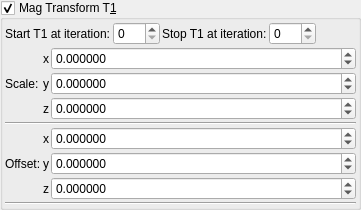
    <widget class="MyGroupBox" name="groupCheck_transf_benesi_T1_enabled">
     <property name="toolTip">
      <string/>
     </property>
     <property name="title">
      <string>Mag Transform T&amp;1</string>
     </property>
     <property name="checkable">
      <bool>true</bool>
     </property>
     <layout class="QVBoxLayout" name="verticalLayout_29" stretch="0,0,0">
      <property name="spacing">
       <number>2</number>
      </property>
      <property name="leftMargin">
       <number>2</number>
      </property>
      <property name="topMargin">
       <number>2</number>
      </property>
      <property name="rightMargin">
       <number>2</number>
      </property>
      <property name="bottomMargin">
       <number>2</number>
      </property>
      <item>
       <layout class="QGridLayout" name="gridLayout_62">
        <property name="spacing">
         <number>2</number>
        </property>
        <item row="1" column="5">
         <spacer name="horizontalSpacer_35">
          <property name="orientation">
           <enum>Qt::Horizontal</enum>
          </property>
          <property name="sizeHint" stdset="0">
           <size>
            <width>40</width>
            <height>20</height>
           </size>
          </property>
         </spacer>
        </item>
        <item row="1" column="2">
         <widget class="QLabel" name="label_247">
          <property name="text">
           <string>Stop T1 at iteration:</string>
          </property>
         </widget>
        </item>
        <item row="1" column="3">
         <widget class="MySpinBox" name="spinboxInt_transf_stop_iterations">
          <property name="sizePolicy">
           <sizepolicy hsizetype="Minimum" vsizetype="Maximum">
            <horstretch>0</horstretch>
            <verstretch>0</verstretch>
           </sizepolicy>
          </property>
          <property name="maximum">
           <number>999</number>
          </property>
         </widget>
        </item>
        <item row="1" column="1">
         <widget class="MySpinBox" name="spinboxInt_transf_start_iterations">
          <property name="sizePolicy">
           <sizepolicy hsizetype="Minimum" vsizetype="Maximum">
            <horstretch>0</horstretch>
            <verstretch>0</verstretch>
           </sizepolicy>
          </property>
          <property name="maximum">
           <number>999</number>
          </property>
         </widget>
        </item>
        <item row="1" column="0">
         <widget class="QLabel" name="label_246">
          <property name="text">
           <string>Start T1 at iteration:</string>
          </property>
         </widget>
        </item>
       </layout>
      </item>
      <item>
       <layout class="QGridLayout" name="gridLayout_63" columnstretch="0,0,1">
        <property name="spacing">
         <number>2</number>
        </property>
        <item row="5" column="0">
         <widget class="QLabel" name="label_259">
          <property name="text">
           <string>Offset:</string>
          </property>
         </widget>
        </item>
        <item row="1" column="1">
         <widget class="QLabel" name="label_129">
          <property name="sizePolicy">
           <sizepolicy hsizetype="Preferred" vsizetype="Preferred">
            <horstretch>0</horstretch>
            <verstretch>0</verstretch>
           </sizepolicy>
          </property>
          <property name="text">
           <string notr="true">y</string>
          </property>
          <property name="alignment">
           <set>Qt::AlignRight|Qt::AlignTrailing|Qt::AlignVCenter</set>
          </property>
         </widget>
        </item>
        <item row="2" column="2">
         <widget class="MyDoubleSpinBox" name="spinbox3_transf_scale3D_222_z">
          <property name="sizePolicy">
           <sizepolicy hsizetype="Minimum" vsizetype="Maximum">
            <horstretch>0</horstretch>
            <verstretch>0</verstretch>
           </sizepolicy>
          </property>
          <property name="prefix">
           <string/>
          </property>
          <property name="suffix">
           <string/>
          </property>
          <property name="decimals">
           <number>6</number>
          </property>
          <property name="minimum">
           <double>-99.989999999999995</double>
          </property>
          <property name="maximum">
           <double>99.989999999999995</double>
          </property>
          <property name="singleStep">
           <double>0.100000000000000</double>
          </property>
         </widget>
        </item>
        <item row="0" column="2">
         <widget class="MyDoubleSpinBox" name="spinbox3_transf_scale3D_222_x">
          <property name="sizePolicy">
           <sizepolicy hsizetype="Minimum" vsizetype="Maximum">
            <horstretch>0</horstretch>
            <verstretch>0</verstretch>
           </sizepolicy>
          </property>
          <property name="prefix">
           <string/>
          </property>
          <property name="suffix">
           <string/>
          </property>
          <property name="decimals">
           <number>6</number>
          </property>
          <property name="minimum">
           <double>-99.989999999999995</double>
          </property>
          <property name="maximum">
           <double>99.989999999999995</double>
          </property>
          <property name="singleStep">
           <double>0.100000000000000</double>
          </property>
         </widget>
        </item>
        <item row="2" column="1">
         <widget class="QLabel" name="label_130">
          <property name="sizePolicy">
           <sizepolicy hsizetype="Preferred" vsizetype="Preferred">
            <horstretch>0</horstretch>
            <verstretch>0</verstretch>
           </sizepolicy>
          </property>
          <property name="text">
           <string notr="true">z</string>
          </property>
          <property name="alignment">
           <set>Qt::AlignRight|Qt::AlignTrailing|Qt::AlignVCenter</set>
          </property>
         </widget>
        </item>
        <item row="1" column="2">
         <widget class="MyDoubleSpinBox" name="spinbox3_transf_scale3D_222_y">
          <property name="sizePolicy">
           <sizepolicy hsizetype="Minimum" vsizetype="Maximum">
            <horstretch>0</horstretch>
            <verstretch>0</verstretch>
           </sizepolicy>
          </property>
          <property name="prefix">
           <string/>
          </property>
          <property name="suffix">
           <string/>
          </property>
          <property name="decimals">
           <number>6</number>
          </property>
          <property name="minimum">
           <double>-99.989999999999995</double>
          </property>
          <property name="maximum">
           <double>99.989999999999995</double>
          </property>
          <property name="singleStep">
           <double>0.100000000000000</double>
          </property>
         </widget>
        </item>
        <item row="6" column="2">
         <widget class="MyDoubleSpinBox" name="spinbox3_transf_offset_200_z">
          <property name="sizePolicy">
           <sizepolicy hsizetype="Minimum" vsizetype="Maximum">
            <horstretch>0</horstretch>
            <verstretch>0</verstretch>
           </sizepolicy>
          </property>
          <property name="prefix">
           <string/>
          </property>
          <property name="suffix">
           <string/>
          </property>
          <property name="decimals">
           <number>6</number>
          </property>
          <property name="minimum">
           <double>-99.989999999999995</double>
          </property>
          <property name="maximum">
           <double>99.989999999999995</double>
          </property>
          <property name="singleStep">
           <double>0.100000000000000</double>
          </property>
         </widget>
        </item>
        <item row="4" column="1">
         <widget class="QLabel" name="label_118">
          <property name="sizePolicy">
           <sizepolicy hsizetype="Preferred" vsizetype="Preferred">
            <horstretch>0</horstretch>
            <verstretch>0</verstretch>
           </sizepolicy>
          </property>
          <property name="text">
           <string notr="true">x</string>
          </property>
          <property name="alignment">
           <set>Qt::AlignRight|Qt::AlignTrailing|Qt::AlignVCenter</set>
          </property>
         </widget>
        </item>
        <item row="4" column="2">
         <widget class="MyDoubleSpinBox" name="spinbox3_transf_offset_200_x">
          <property name="sizePolicy">
           <sizepolicy hsizetype="Minimum" vsizetype="Maximum">
            <horstretch>0</horstretch>
            <verstretch>0</verstretch>
           </sizepolicy>
          </property>
          <property name="prefix">
           <string/>
          </property>
          <property name="suffix">
           <string/>
          </property>
          <property name="decimals">
           <number>6</number>
          </property>
          <property name="minimum">
           <double>-99.989999999999995</double>
          </property>
          <property name="maximum">
           <double>99.989999999999995</double>
          </property>
          <property name="singleStep">
           <double>0.100000000000000</double>
          </property>
         </widget>
        </item>
        <item row="1" column="0">
         <widget class="QLabel" name="label_258">
          <property name="text">
           <string>Scale:</string>
          </property>
         </widget>
        </item>
        <item row="0" column="1">
         <widget class="QLabel" name="label_128">
          <property name="sizePolicy">
           <sizepolicy hsizetype="Preferred" vsizetype="Preferred">
            <horstretch>0</horstretch>
            <verstretch>0</verstretch>
           </sizepolicy>
          </property>
          <property name="text">
           <string notr="true">x</string>
          </property>
          <property name="alignment">
           <set>Qt::AlignRight|Qt::AlignTrailing|Qt::AlignVCenter</set>
          </property>
         </widget>
        </item>
        <item row="5" column="1">
         <widget class="QLabel" name="label_126">
          <property name="sizePolicy">
           <sizepolicy hsizetype="Preferred" vsizetype="Preferred">
            <horstretch>0</horstretch>
            <verstretch>0</verstretch>
           </sizepolicy>
          </property>
          <property name="text">
           <string notr="true">y</string>
          </property>
          <property name="alignment">
           <set>Qt::AlignRight|Qt::AlignTrailing|Qt::AlignVCenter</set>
          </property>
         </widget>
        </item>
        <item row="5" column="2">
         <widget class="MyDoubleSpinBox" name="spinbox3_transf_offset_200_y">
          <property name="sizePolicy">
           <sizepolicy hsizetype="Minimum" vsizetype="Maximum">
            <horstretch>0</horstretch>
            <verstretch>0</verstretch>
           </sizepolicy>
          </property>
          <property name="prefix">
           <string/>
          </property>
          <property name="suffix">
           <string/>
          </property>
          <property name="decimals">
           <number>6</number>
          </property>
          <property name="minimum">
           <double>-99.989999999999995</double>
          </property>
          <property name="maximum">
           <double>99.989999999999995</double>
          </property>
          <property name="singleStep">
           <double>0.100000000000000</double>
          </property>
         </widget>
        </item>
        <item row="3" column="0" colspan="3">
         <widget class="Line" name="line_53">
          <property name="orientation">
           <enum>Qt::Horizontal</enum>
          </property>
         </widget>
        </item>
        <item row="6" column="1">
         <widget class="QLabel" name="label_127">
          <property name="sizePolicy">
           <sizepolicy hsizetype="Preferred" vsizetype="Preferred">
            <horstretch>0</horstretch>
            <verstretch>0</verstretch>
           </sizepolicy>
          </property>
          <property name="text">
           <string notr="true">z</string>
          </property>
          <property name="alignment">
           <set>Qt::AlignRight|Qt::AlignTrailing|Qt::AlignVCenter</set>
          </property>
         </widget>
        </item>
       </layout>
      </item>
      <item>
       <widget class="Line" name="line_55">
        <property name="orientation">
         <enum>Qt::Horizontal</enum>
        </property>
       </widget>
      </item>
     </layout>
    </widget>
